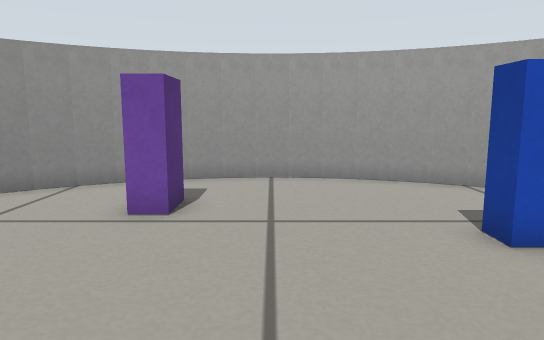
view 1 (above)

13 first-person views from a walk through a robot-simulator world made for Gazebo. The camera is 0.36 m above the floor, tilts 8° down and sees 70° across. The floor is counted in squares, 0.2 m on a side. Each view is taken from the middle of a square. On the plan, view 1 faces up. The plan holds only what a view shows up to about 18 squares ahead; the rest is blank.

view 2
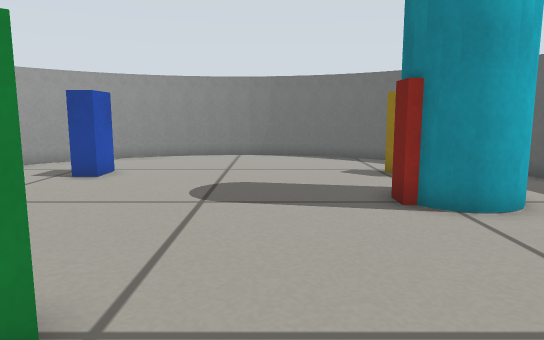

view 3
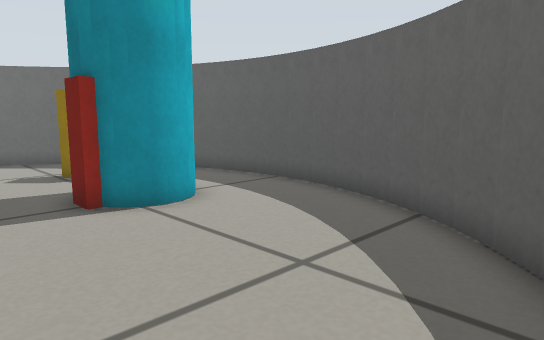

view 4
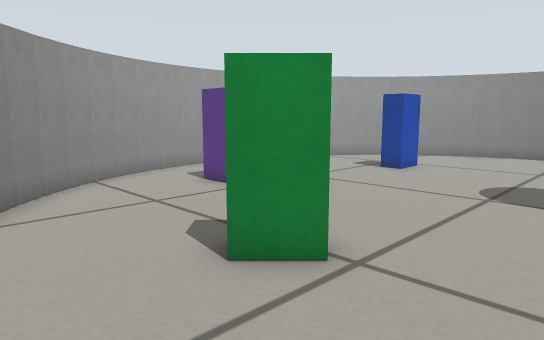

view 5
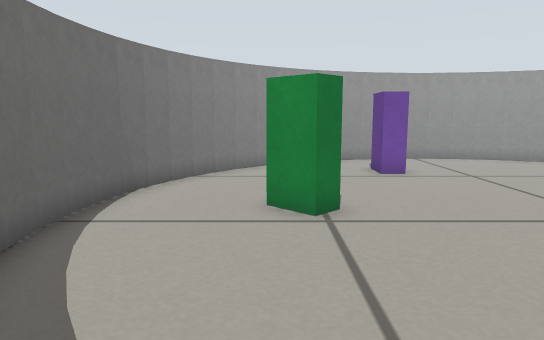

view 6
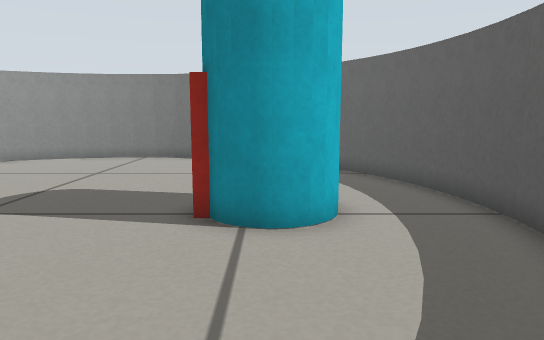

view 7
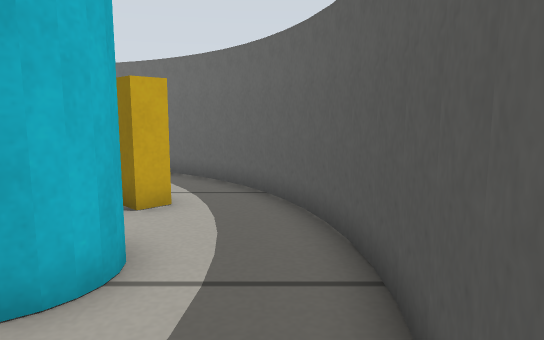

view 8
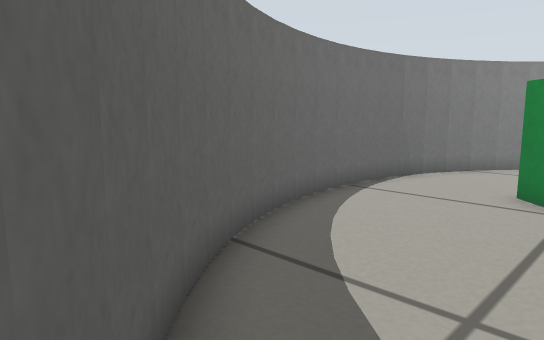

view 9
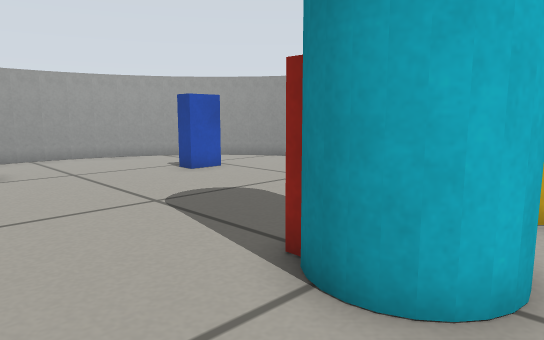

view 10
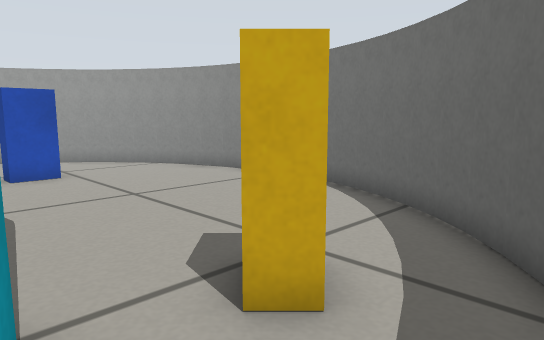

view 11
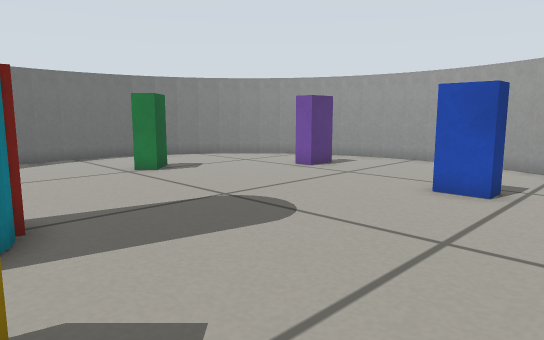

view 12
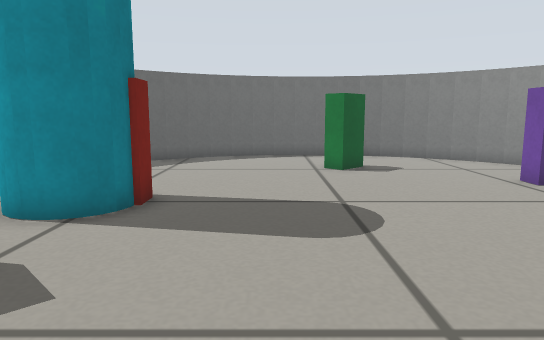

view 13
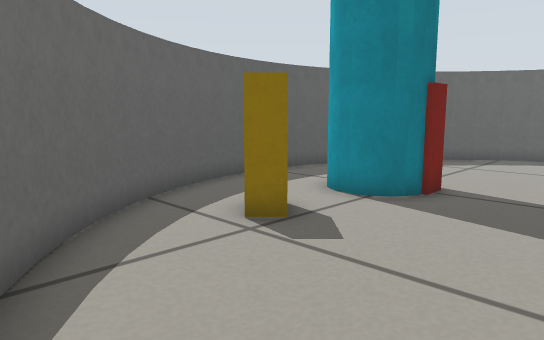

### Floor plan
Points are (right, up) in squares from view 1. A wall is a line through its corners. A room is listed if a view was taken in it or the views show most of it. See-through windows are left out.
Room 1 (views 1, 2, 3, 4, 5, 6, 7, 8, 9, 10, 11, 12, 13)
walls: (-0.5, -2.6) (0.4, -2.6); (-2.3, 10.9) (-3.3, 10.6); (-1.4, 11.1) (-2.4, 10.9); (-0.4, 11.2) (-1.5, 11.1); (3.3, 10.6) (2.4, 10.9); (-4, 10.3) (-5, 9.8); (0.5, 11.2) (-0.5, 11.2); (1.5, 11.1) (0.4, 11.2); (2.5, 10.9) (1.4, 11.1); (-3.2, 10.7) (-4.1, 10.3); (-4.9, 9.9) (-5.9, 9.2); (4.2, 10.3) (3.3, 10.7); (5.1, 9.8) (4.1, 10.3); (-6.5, 8.7) (-7.2, 8) (-7.8, 7.3) (-8.3, 6.5) (-8.8, 5.6); (-5.7, 9.4) (-6.6, 8.7); (7.3, 7.9) (6.5, 8.7); (6.6, 8.7) (5.8, 9.3) (4.9, 9.9); (7.9, 7.2) (7.1, 8.1); (8.4, 6.5) (7.8, 7.3); (-8.8, 5.7) (-9.1, 4.8); (-9.1, 4.9) (-9.4, 3.8); (9.2, 4.7) (8.8, 5.6) (8.3, 6.5); (-9.4, 4) (-9.6, 2.9); (9.6, 2.8) (9.4, 3.9); (9.5, 3.7) (9.1, 4.8); (-9.6, 3.1) (-9.7, 1.9); (-9.7, 2) (-9.7, 1); (9.7, 1.9) (9.6, 3); (-9.7, 1.1) (-9.6, 0); (-9.6, 0.1) (-9.4, -0.9); (9.6, 0) (9.7, 1) (9.7, 2); (-9.4, -0.8) (-9.1, -1.8); (9.4, -0.9) (9.6, 0.1); (9.1, -1.8) (9.4, -0.8); (-8.8, -2.5) (-8.3, -3.5); (-9.2, -1.7) (-8.8, -2.7); (8.7, -2.8) (9.2, -1.7); (-8.4, -3.4) (-7.8, -4.3); (7.7, -4.4) (8.4, -3.5); (8.3, -3.6) (8.8, -2.6); (7.1, -5.1) (7.8, -4.3); (-7.9, -4.2) (-7.1, -5.1); (-7.2, -5) (-6.5, -5.7); (-6.6, -5.6) (-5.7, -6.3); (5.7, -6.3) (6.6, -5.6); (6.5, -5.7) (7.2, -5); (-5.9, -6.2) (-4.9, -6.9); (4.9, -6.9) (5.8, -6.3); (2.3, -7.9) (3.4, -7.6); (4.1, -7.3) (5, -6.8); (-5.1, -6.8) (-4.1, -7.3); (-3.4, -7.6) (-2.3, -7.9); (-2.4, -7.9) (-1.3, -8.1); (1.4, -8.1) (2.4, -7.9); (-4.2, -7.3) (-3.3, -7.7); (0.4, -8.2) (1.5, -8.1); (-1.5, -8.1) (-0.4, -8.2); (-0.5, -8.2) (0.5, -8.2); (3.2, -7.7) (4.2, -7.3)
objects: green box (-6, 2) to (-5, 3); purple box (-2, 7) to (-2, 8); cyan cylinder (-1, -5) to (1, -3); yellow box (3, -5) to (4, -4); blue box (3, 5) to (4, 6)

Positions as (right, up) in squares from view 1, and headings:
1: (0, 0), facing up
2: (-8, 0), facing right
3: (-8, 0), facing down-right
4: (-9, -1), facing up-right
5: (-6, -5), facing up
6: (-7, -4), facing right
7: (-4, -7), facing right
8: (-4, -7), facing up-left
9: (-4, -6), facing up-right
10: (1, -7), facing up-right
11: (7, -4), facing up-left
12: (8, 0), facing left
13: (9, 1), facing down-left
